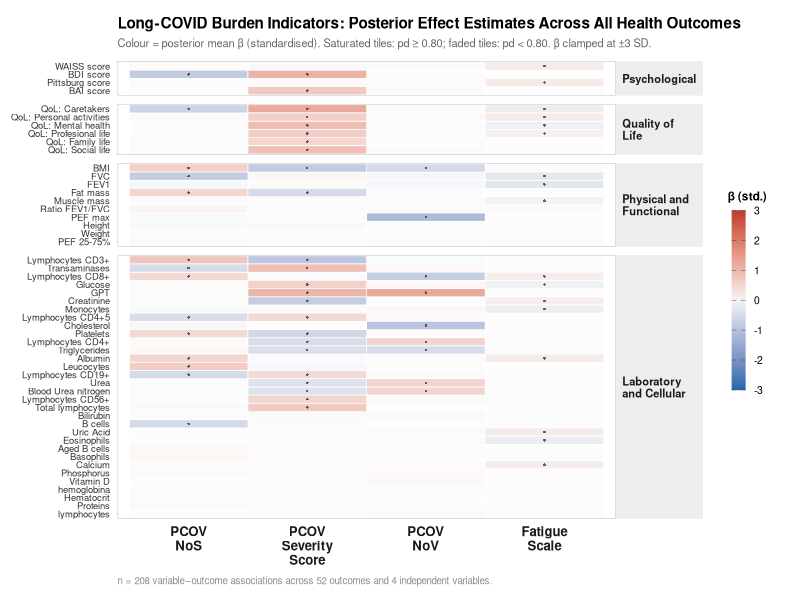
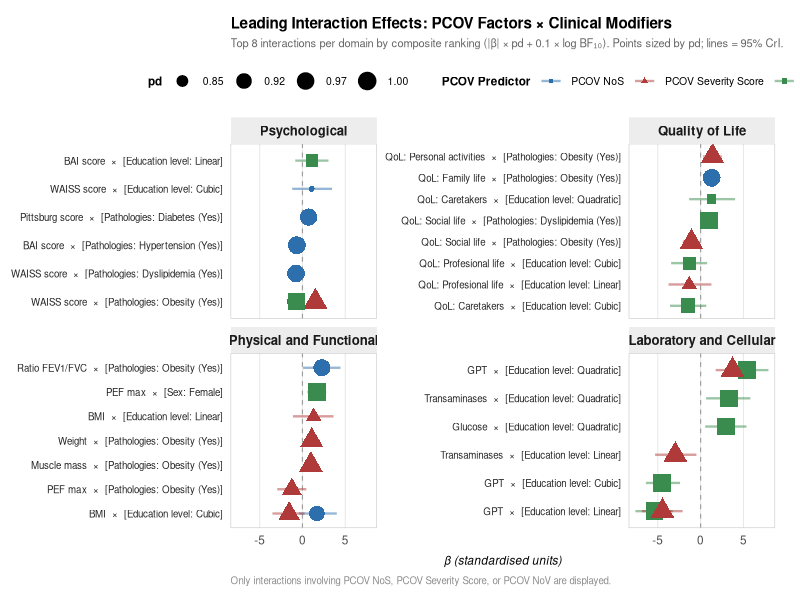

Generate these figures, in order, with R:
## ---- chunk 1
#| label: setup
#| include: false

library(data.table)
library(knitr)
library(kableExtra)
library(ggplot2)
library(scales)

# ── Helper: parse credible interval bounds from "[lower, upper]" strings ──
parse_ci <- function(dt) {
  dt <- copy(dt)
  dt[, ci_lower := as.numeric(sub("\\[([^,]+),.*",    "\\1", ci))]
  dt[, ci_upper := as.numeric(sub(".*,\\s*([^]]+)\\]","\\1", ci))]
  dt
}

# Load model summaries
all_params  <- fread("../output/model_summaries.csv")
signif_params <- fread("../output/model_summaries_signif.csv")

all_params    <- parse_ci(all_params)
signif_params <- parse_ci(signif_params)

# ── Response → primary domain lookup (used by both figures) ───────────────
psych_resp <- c("BAI score","BDI score","Pittsburg score","WAISS score")
qol_resp   <- c("QoL: Caretakers","QoL: Family life","QoL: Social life",
                "QoL: Profesional life","QoL: Mental health","QoL: Personal activities")
phys_resp  <- c("FEV1","FVC","Ratio FEV1/FVC","PEF 25-75%","PEF max",
                "BMI","Fat mass","Muscle mass","Weight","Height")

domain_levels <- c("Psychological","Quality of Life",
                   "Physical and Functional","Laboratory and Cellular")

domain_palette <- c(
  "Psychological"           = "#2C6FAC",
  "Quality of Life"         = "#E07B2E",
  "Physical and Functional" = "#3A8C4E",
  "Laboratory and Cellular" = "#B03A3A"
)

assign_domain <- function(resp) {
  data.table::fcase(
    resp %in% psych_resp, "Psychological",
    resp %in% qol_resp,   "Quality of Life",
    resp %in% phys_resp,  "Physical and Functional",
    default = "Laboratory and Cellular"
  )
}

# Helper: retrieve a single label for inline reporting
get_label <- function(data = all_params, area_val, response_val, var_val) {
  row <- data[area == area_val & response == response_val & var == var_val]
  if (nrow(row) == 0) return("[result not found]")
  row$label[1]
}

# Helper: make a compact results table for a given area/response combo
make_table <- function(data = signif_params, area_val, response_val,
                       caption = NULL) {
  dt <- data[area == area_val & response == response_val,
             .(Predictor = var, Estimate = estimate, `95% CI` = ci,
               pd, ps, `BF~10~` = bf)]
  if (nrow(dt) == 0) return(invisible(NULL))
  kable(dt, digits = 2, caption = caption,
        col.names = c("Predictor", "β", "95% CI", "pd", "ps", "BF₁₀")) |>
    kable_styling(bootstrap_options = c("striped", "hover", "condensed"),
                  full_width = FALSE, font_size = 11)
}

# Helper: multi-response table for an entire area
make_area_table <- function(data = signif_params, area_val,
                             caption = NULL) {
  dt <- data[area == area_val,
             .(Outcome = response, Predictor = var,
               β = estimate, `95% CI` = ci,
               pd, ps, BF10 = bf)]
  setorder(dt, Outcome, -pd)
  kable(dt, digits = 2, caption = caption) |>
    kable_styling(bootstrap_options = c("striped", "hover", "condensed"),
                  full_width = TRUE, font_size = 10) |>
    collapse_rows(columns = 1, valign = "top")
}

# Convenience: extract scalar values
get_est <- function(data = all_params, area_val, response_val, var_val) {
  row <- data[area == area_val & response == response_val & var == var_val]
  if (nrow(row) == 0) return(NA_real_)
  row$estimate[1]
}
get_pd <- function(data = all_params, area_val, response_val, var_val) {
  row <- data[area == area_val & response == response_val & var == var_val]
  if (nrow(row) == 0) return(NA_real_)
  row$pd[1]
}
## ---- chunk 2
#| include: false
n_total   <- nrow(all_params)
n_signif  <- nrow(signif_params)
n_domains <- length(unique(all_params$area))
n_outcomes <- length(unique(all_params$response))
## ---- chunk 3
#| label: fig-overview
#| fig-cap: "**Overview of posterior effects of the four primary long-COVID factors across all 52 outcomes.** Colour encodes the posterior mean $\\beta$ in standardised units (blue = negative association; red = positive association). Fully saturated tiles indicate parameters meeting the credibility threshold (pd ≥ 0.80); faded tiles represent parameters below that threshold. Outcomes are grouped by health domain and sorted within each domain by mean pd. All 208 variable–outcome combinations are displayed."
#| fig-width: 8
#| fig-height: 10
#| fig-dpi: 400
#| fig-pos: "H"

main_vars  <- c("[PCOV NoS]","[PCOV Severity Score]","[PCOV NoV]","[Fatigue scale]")
var_labels <- c("PCOV\nNoS","PCOV\nSeverity\nScore","PCOV\nNoV","Fatigue\nScale")

fig1_dat <- all_params[var %in% main_vars,
                        .(area, response, var, estimate, pd, ci)]
fig1_dat[, primary_domain := assign_domain(response)]
fig1_dat[, signif := pd >= 0.80]

# Deduplicate: one row per (response, var), keeping highest pd
setorder(fig1_dat, response, var, -pd)
fig1_dat <- unique(fig1_dat, by = c("response","var"))

# Clamp extreme estimates for colour scale legibility
fig1_dat[, est_clamped := pmin(pmax(estimate, -3), 3)]

# Factor ordering: domain first, then mean pd within domain
resp_ord <- fig1_dat[, .(domain = primary_domain[1],
                          mean_pd = mean(pd, na.rm = TRUE)), by = response]
setorder(resp_ord, domain, mean_pd)
fig1_dat[, response := factor(response, levels = resp_ord$response)]
fig1_dat[, var_f    := factor(var, levels = main_vars, labels = var_labels)]
fig1_dat[, primary_domain := factor(primary_domain, levels = domain_levels)]

ggplot(fig1_dat, aes(x = var_f, y = response)) +
  # Non-significant tiles: faded
  geom_tile(data = fig1_dat[signif == FALSE],
            aes(fill = est_clamped),
            alpha = 0.22, color = "white", linewidth = 0.25) +
  # Significant tiles: fully opaque
  geom_tile(data = fig1_dat[signif == TRUE],
            aes(fill = est_clamped),
            alpha = 1.00, color = "white", linewidth = 0.25) +
  # Small marker on significant tiles
  geom_point(data = fig1_dat[signif == TRUE],
             color = "grey15", size = 0.55, alpha = 0.7, shape = 16) +
  scale_fill_gradient2(
    low      = "#2166AC",
    mid      = "#F5F5F5",
    high     = "#C0392B",
    midpoint = 0,
    limits   = c(-3, 3),
    oob      = scales::squish,
    name     = "β (std.)",
    guide    = guide_colorbar(
      barheight = unit(9, "lines"),
      barwidth  = unit(0.7, "lines"),
      title.position = "top",
      title.hjust    = 0.5,
      ticks.colour   = "grey30"
    )
  ) +
  facet_grid(primary_domain ~ .,
             scales   = "free_y",
             space    = "free_y",
             labeller = labeller(primary_domain = label_wrap_gen(14))) +
  labs(
    title    = "Long-COVID Burden Indicators: Posterior Effect Estimates Across All Health Outcomes",
    subtitle = paste0("Colour = posterior mean \u03b2 (standardised). Saturated tiles: pd \u2265 0.80; ",
                      "faded tiles: pd < 0.80. \u03b2 clamped at \u00b13 SD."),
    x        = NULL,
    y        = NULL,
    caption  = "n = 208 variable\u2013outcome associations across 52 outcomes and 4 independent variables."
  ) +
  theme_minimal(base_size = 12) +
  theme(
    strip.text.y     = element_text(size = 8, face = "bold",
                                    angle = 0, hjust = 0, vjust = 0.5),
    axis.text.y      = element_text(size = 6.8,  color = "grey20"),
    axis.text.x      = element_text(size = 9.5,  face = "bold", color = "grey10"),
    panel.grid       = element_blank(),
    legend.position  = "right",
    legend.title     = element_text(size = 8.5, face = "bold"),
    legend.text      = element_text(size = 7.5),
    plot.title       = element_text(size = 11, face = "bold",  margin = margin(b = 4)),
    plot.subtitle    = element_text(size  = 8, color = "grey40", lineheight = 1.35,
                                    margin = margin(b = 8)),
    plot.caption     = element_text(size  = 7, color = "grey55", hjust = 0),
    strip.background = element_rect(fill = "grey93", color = NA),
    panel.border     = element_rect(fill = NA, color = "grey78", linewidth = 0.4),
    plot.background  = element_rect(fill = "white",  color = NA),
    plot.margin      = margin(12, 18, 10, 8)
  )
## ---- chunk 4
#| include: false
psych_sig <- signif_params[area == "Psychological"]
psych_all <- all_params[area == "Psychological"]

# Shortcut label function for this area
pl <- function(resp, var) get_label(all_params, "Psychological", resp, var)

n_psych_sig  <- nrow(psych_sig)
n_psych_resp <- length(unique(psych_sig$response))
## ---- chunk 5
#| label: tbl-psych
#| tbl-cap: "Credible associations (pd ≥ 0.80) in the Psychological domain. $\\beta$: posterior mean (standardised units); 95% CrI: credible interval; pd: probability of direction; ps: probability of significance; BF₁₀: Bayes Factor."

psych_tbl <- psych_sig[, .(
  Outcome   = response,
  Predictor = var,
  𝛽 = estimate,
  `95% CI` = ci,
  pd        = round(pd, 3),
  ps        = round(ps, 3),
  BF10      = round(bf, 2)
)]
setorder(psych_tbl, Outcome, -pd)

kable(psych_tbl, booktabs = TRUE, longtable = TRUE) |>
  kable_styling(bootstrap_options = c("striped","hover","condensed"),
                latex_options     = c("repeat_header"),
                full_width        = TRUE,
                font_size         = 10,
                protect_latex = TRUE) |>
  collapse_rows(columns = 1, valign = "top")
## ---- chunk 6
#| include: false
qol_sig <- signif_params[area == "Quality of Life"]
qol_all <- all_params[area == "Quality of Life"]

ql <- function(resp, var) get_label(all_params, "Quality of Life", resp, var)

n_qol_sig <- nrow(qol_sig)
## ---- chunk 7
#| label: tbl-qol
#| tbl-cap: "Credible associations (pd ≥ 0.80) in the Quality of Life domain. $\\beta$: posterior mean (standardised units); 95% CrI: credible interval; pd: probability of direction; ps: probability of significance; BF₁₀: Bayes Factor."

qol_tbl <- qol_sig[, .(
  Outcome   = response,
  Predictor = var,
  𝛽 = estimate,
  `95% CI` = ci,
  pd        = round(pd, 3),
  ps        = round(ps, 3),
  BF10      = round(bf, 2)
)]
setorder(qol_tbl, Outcome, -pd)

kable(qol_tbl, booktabs = TRUE, longtable = TRUE) |>
  kable_styling(bootstrap_options = c("striped","hover","condensed"),
                latex_options     = c("repeat_header"),
                full_width        = TRUE,
                font_size         = 10,
                protect_latex = TRUE) |>
  collapse_rows(columns = 1, valign = "top")
## ---- chunk 8
#| include: false
phys_sig <- signif_params[area == "Physical and Functional"]
phys_all <- all_params[area == "Physical and Functional"]

ph <- function(resp, var) get_label(all_params, "Physical and Functional", resp, var)

n_phys_sig  <- nrow(phys_sig)
n_phys_resp <- length(unique(phys_sig$response))
## ---- chunk 9
#| label: tbl-phys
#| tbl-cap: "Credible associations (pd ≥ 0.80) in the Physical and Functional domain (spirometry and body composition outcomes only). $\\beta$: posterior mean (standardised units); 95% CrI: credible interval; pd: probability of direction; ps: probability of significance; BF₁₀: Bayes Factor."

phys_outcomes <- c("FEV1","FVC","Ratio FEV1/FVC","PEF 25-75%","PEF max",
                   "BMI","Fat mass","Muscle mass","Weight","Height")

phys_tbl <- phys_sig[response %in% phys_outcomes, .(
  Outcome   = response,
  Predictor = var,
  𝛽 = estimate,
  `95% CI` = ci,
  pd        = round(pd, 3),
  ps        = round(ps, 3),
  BF10      = round(bf, 2)
)]
setorder(phys_tbl, Outcome, -pd)

kable(phys_tbl, booktabs = TRUE, longtable = TRUE) |>
  kable_styling(bootstrap_options = c("striped","hover","condensed"),
                latex_options     = c("repeat_header"),
                full_width        = TRUE,
                font_size         = 10, 
                protect_latex = TRUE) |>
  collapse_rows(columns = 1, valign = "top")
## ---- chunk 10
#| include: false
lab_sig <- signif_params[area == "Laboratory and Cellular"]
lab_all <- all_params[area == "Laboratory and Cellular"]

lb <- function(resp, var) get_label(all_params, "Laboratory and Cellular", resp, var)

n_lab_sig  <- nrow(lab_sig)
n_lab_resp <- length(unique(lab_sig$response))
## ---- chunk 11
#| label: tbl-lab
#| tbl-cap: "Credible associations (pd ≥ 0.80) in the Laboratory and Cellular domain. $\\beta$: posterior mean (standardised units); 95% CrI: credible interval; pd: probability of direction; ps: probability of significance; BF₁₀: Bayes Factor. Results are sorted by outcome and probability of direction."

lab_tbl <- lab_sig[, .(
  Outcome   = response,
  Predictor = var,
  𝛽 = estimate,
  `95% CI` = ci,
  pd        = round(pd, 3),
  ps        = round(ps, 3),
  BF10      = round(bf, 2)
)]
setorder(lab_tbl, Outcome, -pd)

kable(lab_tbl, booktabs = TRUE, longtable = TRUE) |>
  kable_styling(bootstrap_options = c("striped","hover","condensed"),
                latex_options     = c("repeat_header"),
                full_width        = TRUE,
                font_size         = 9,
                protect_latex = TRUE) |>
  collapse_rows(columns = 1, valign = "top")
## ---- chunk 12
#| label: fig-interactions
#| fig-cap: "**Leading interaction effects of PCOV factors with clinical modifiers across all health domains.** Each panel shows the top eight interactions within a domain, ranked by a composite score (|β| × pd + 0.1 × log BF₁₀). Points represent the posterior mean β; horizontal lines span the 95% credible interval. Point shape and colour indicate the PCOV factor involved; point size encodes the probability of direction (pd). The dashed vertical line marks β = 0."
#| fig-width: 10
#| fig-height: 10
#| fig-dpi: 400
#| fig-pos: "H"

inter_dat <- copy(signif_params[grepl(" x ", var, fixed = TRUE)])

# Keep only PCOV-predictor interactions
inter_dat <- inter_dat[var %like% "PCOV"]

# Composite ranking score
inter_dat[, bf_cap := pmin(bf, 500)]
inter_dat[, score  := abs(estimate) * pd + 0.10 * log1p(bf_cap)]

# Top 8 per domain
top_ints <- inter_dat[, .SD[order(-score)][seq_len(min(.N, 8L))], by = area]

# PCOV predictor label
top_ints[, main_pred := fcase(
  var %like% "PCOV NoS",             "PCOV NoS",
  var %like% "PCOV Severity Score",  "PCOV Severity Score",
  var %like% "PCOV NoV",             "PCOV NoV",
  default = "Other"
)]

# Clean modifier: strip the PCOV part, keep the modifier
top_ints[, modifier := var]
top_ints[, modifier := gsub("^\\[PCOV NoS\\] x ",             "", modifier)]
top_ints[, modifier := gsub("^\\[PCOV Severity Score\\] x ", "", modifier)]
top_ints[, modifier := gsub("^\\[PCOV NoV\\] x ",            "", modifier)]

# Row label: response + interaction modifier
top_ints[, row_lbl := paste0(response, "  \u00d7  ", modifier)]

# Domain and predictor factors
top_ints[, area := factor(area, levels = domain_levels)]
top_ints[, main_pred := factor(
  main_pred,
  levels = c("PCOV NoS","PCOV Severity Score","PCOV NoV")
)]

# Order rows within each facet by estimate
top_ints[, row_lbl := factor(
  row_lbl,
  levels = unique(top_ints[order(area, estimate), row_lbl])
)]

# Colour / shape / size scales
pred_pal    <- c("PCOV NoS"            = "#2C6FAC",
                 "PCOV Severity Score" = "#B03A3A",
                 "PCOV NoV"            = "#3A8C4E")
pred_shapes <- c("PCOV NoS"            = 16L,
                 "PCOV Severity Score" = 17L,
                 "PCOV NoV"            = 15L)

top_ints[, ci_upper := as.numeric(gsub("\\[|,.*", "", ci))]
top_ints[, ci_lower := as.numeric(gsub(".*?,\\s*|\\]", "", ci))]

ggplot(top_ints,
       aes(x = estimate, y = row_lbl,
           colour = main_pred, shape = main_pred)) +
  geom_vline(xintercept = 0,
             linetype = "dashed", colour = "grey62", linewidth = 0.4) +
  geom_linerange(aes(xmin = ci_lower, xmax = ci_upper),
                 linewidth = 0.80, alpha = 0.50) +
  geom_point(aes(size = pd), stroke = 0.35) +
  scale_colour_manual(values = pred_pal,    name = "PCOV Predictor") +
  scale_shape_manual(values  = pred_shapes, name = "PCOV Predictor") +
  scale_size_continuous(
    range  = c(1.8, 5.8),
    name   = "pd",
    breaks = c(0.85, 0.92, 0.97, 1.00),
    labels = c("0.85","0.92","0.97","1.00")
  ) +
  facet_wrap(
    ~ area, ncol = 2, scales = "free_y",
    labeller = labeller(area = label_wrap_gen(24))
  ) +
  labs(
    title    = "Leading Interaction Effects: PCOV Factors \u00d7 Clinical Modifiers",
    subtitle = paste0(
      "Top 8 interactions per domain by composite ranking (|\u03b2| \u00d7 pd + 0.1 \u00d7 log BF\u2081\u2080). ",
      "Points sized by pd; lines = 95% CrI."
    ),
    x       = "\u03b2 (standardised units)",
    y       = NULL,
    caption = "Only interactions involving PCOV NoS, PCOV Severity Score, or PCOV NoV are displayed."
  ) +
  theme_minimal(base_size = 12) +
  theme(
    strip.text         = element_text(size = 9.5, face = "bold"),
    axis.text.y        = element_text(size = 7.0, colour = "grey15", lineheight = 1.15),
    axis.text.x        = element_text(size = 8.5),
    axis.title.x       = element_text(size = 8.5, face = "italic",
                                      margin = margin(t = 6)),
    legend.position    = "top",
    
    legend.title       = element_text(size = 8.5, face = "bold"),
    legend.text        = element_text(size = 7.5),
    legend.key.height  = unit(1.15, "lines"),
    legend.spacing.y   = unit(0.3, "lines"),
    panel.grid.major.y = element_blank(),
    panel.grid.minor   = element_blank(),
    panel.grid.major.x = element_line(colour = "grey91", linewidth = 0.35),
    plot.title         = element_text(size = 11, face = "bold",
                                      margin = margin(b = 4)),
    plot.subtitle      = element_text(size  = 8, colour = "grey40",
                                      lineheight = 1.35, margin = margin(b = 8)),
    plot.caption       = element_text(size  = 7, colour = "grey55", hjust = 0),
    strip.background   = element_rect(fill = "grey93", colour = NA),
    panel.border       = element_rect(fill = NA, colour = "grey78", linewidth = 0.4),
    plot.background    = element_rect(fill = "white", colour = NA),
    plot.margin        = margin(12, 18, 10, 8)
  )
